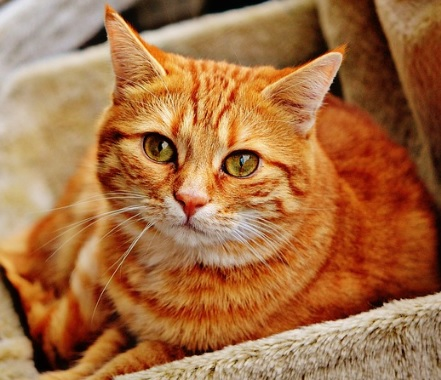
#> input picture 07. OpenCV 이미지 연산/cat.png, 441 x 380 px, given in place of cat.jpg, which was not available
$ python 08test.py
#> lines starting #> are read from the running program, lines starting #| are printed output that depends on the picture; after the words box and inside, x2 and y2 are one past the last pixel; in counts of white or black regions, pixels touching at a corner belong together; pictures that were not available may be replaced by others from this repository, and a replacement may not be noted
import cv2
import time
import numpy as np

# load image
image = cv2.imread('../images/cat.jpg')
#> image is the input picture: shape (380, 441, 3); mean B, G, R 66.9, 110.2, 165

# time stamping
start_time = time.time()

# image BGR handing
image[0:100, 0:100] = [0, 0, 0]
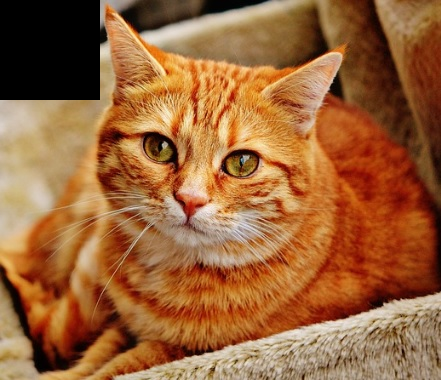
#> image: shape (380, 441, 3); 5.97% of pixels changed, all inside (x1, y1, x2, y2) = (0, 0, 100, 100)

# time stamping
print("--- %s seconds ---" % (time.time() - start_time))

# display image
cv2.imshow('Image', image)
cv2.waitKey(3000)


#  expand size x2
expand = cv2.resize(image, None, fx=3.0, fy=3.0, interpolation=cv2.INTER_CUBIC)
# - dsize: Manual Size
# - fx: 가로 비율
# - fy: 세로 비율
# - interpolation: 보간법
# INTER_CUBIC: 사이즈를 크게 할 때 주로 사용합니다.
# INTER_AREA: 사이즈를 작게 할 때 주로 사용합니다.
# interpolation 보간법은 사이즈가 변할 때 픽셀 사이의 값을 조절하는 방법을 의미합니다.

# image show
cv2.imshow('Image', expand)
cv2.waitKey(3000)

# shrink size x 0.8
shrink = cv2.resize(image, None, fx=0.8, fy=0.8, interpolation=cv2.INTER_AREA)
cv2.imshow('Image', shrink)
cv2.waitKey(3000)

# image position handling
# - 이미지의 모든 좌표 (a, b)는 다음의 좌표로 이동됩니다.

# 행과 열 정보만 저장합니다.
height, width = image.shape[:2]  #(380, 441, 3)
#> height = 380; width = 441
M = np.float32([[1, 0, 50], [0, 1, 10]]) # (a + tx , b + ty)
dst = cv2.warpAffine(image, M, (width, height))
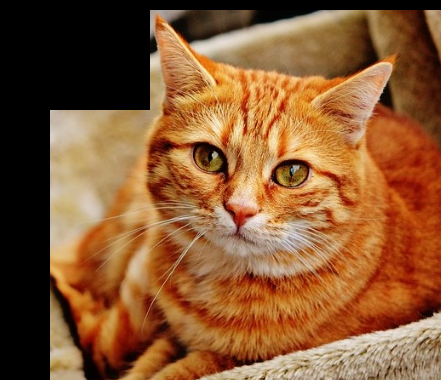
#> dst: shape (380, 441, 3); mean B, G, R 50.7, 88.6, 135.6
cv2.imshow('Image', dst)
cv2.waitKey(3000)

# image rotation
# 행과 열 정보만 저장합니다.
height, width = image.shape[:2] #height = 380, width = 441
M = cv2.getRotationMatrix2D((width / 2, height / 2), 90, 0.5)
# cv2.getRotationMatrix2D(center, angle, scale) 이미지 회전을 위한 변환 행렬을 생성합니다.
# - center: 회전 중심
# - angle: 회전 각도
# - scale: Scale Factor
dst = cv2.warpAffine(image, M, (width, height))
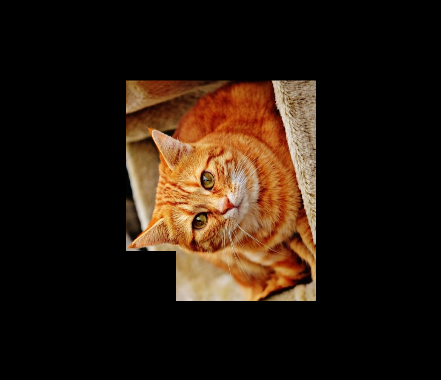
#> dst: shape (380, 441, 3); mean B, G, R 14.4, 25.1, 38.6
cv2.imshow('Image', dst)
cv2.waitKey(3000)

M2 = cv2.getRotationMatrix2D((width / 2, height / 2), 90, 1)
# cv2.getRotationMatrix2D(center, angle, scale) 이미지 회전을 위한 변환 행렬을 생성합니다.
# - center: 회전 중심
# - angle: 회전 각도
# - scale: Scale Factor
dst = cv2.warpAffine(image, M2, (width, height))
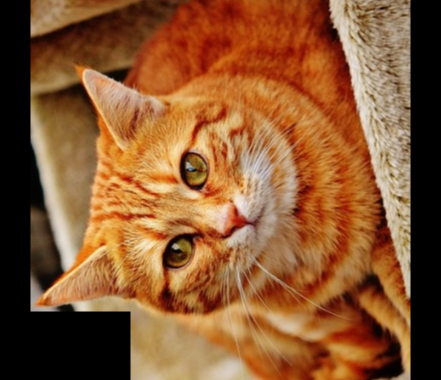
#> dst: shape (380, 441, 3); mean B, G, R 49.4, 87.6, 136.4
cv2.imshow('Image', dst)
cv2.waitKey(3000)
